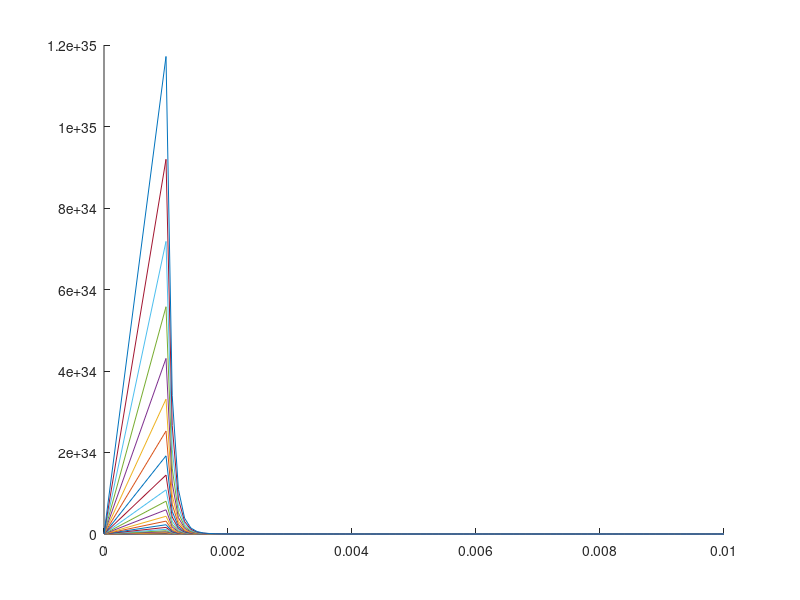
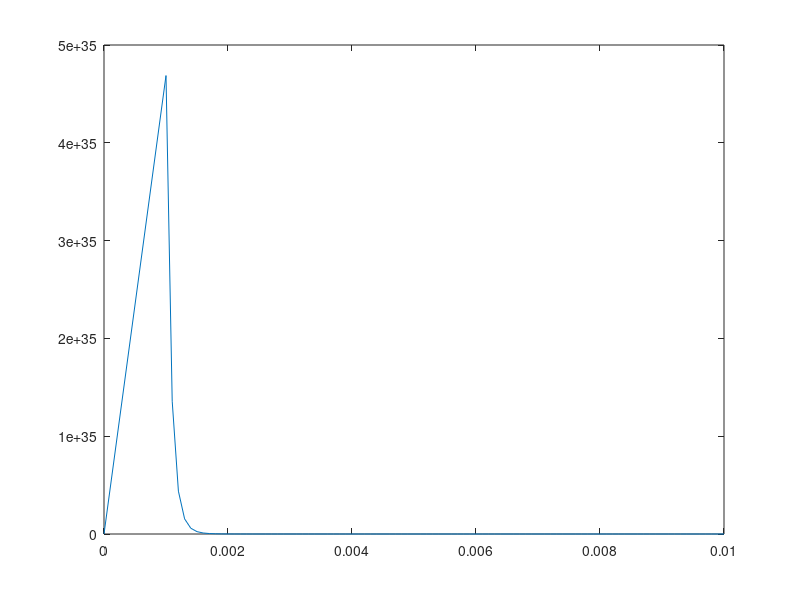

Here is the MATLAB script that generated these plots, in order:
clear
clf

eps = 0.04;
sig = 0;
b = 10;
kexv = 0.04;
start = 0.001;
spacing = 0.0001;

i = 1;
j = 1;

hold on

for sig = 0.01:0.01:0.5
    for r = start:spacing:0.01
    
        F_wca(i,j) = 24*eps*(2*(sig^12)/(r^13) - (sig^6)/(r^7));
        F_kx(i,j) = 2*kexv*r^2*((1/r) - b);
        R(i,j) = r;
        F_r12(i,j) = 12*eps*(sig^12)/(r^13);
    
        i = i + 1;
    end
    
    figure(1)
    plot(R(:,j), F_r12(:,j))
    
    figure(2)
    plot(R(:,j), F_wca(:,j))
    
    j = j+1;
end
    
%figure(1)
%plot(R, F_kx)

%figure(2)
%plot(R, F_r12)

